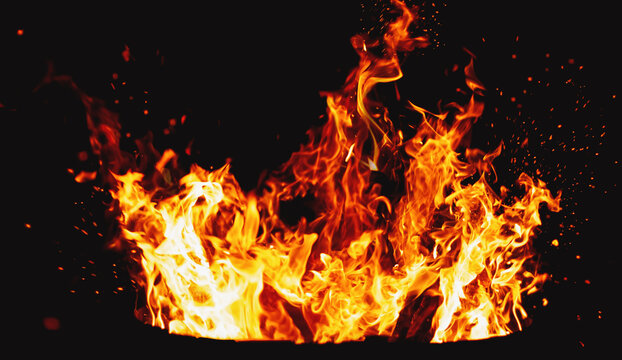
#> input picture test1.jpg, 622 x 360 px
$ python run.py
#> lines starting #> are read from the running program, lines starting #| are printed output that depends on the picture; after the words box and inside, x2 and y2 are one past the last pixel; in counts of white or black regions, pixels touching at a corner belong together
import cv2
import numpy as np
import playsound
import smtplib

def playaudio():
    playsound.playsound("alarm-sound.mp3", True)

def send_email_function():
    recepientemail = "Fire engine email address"
    recepientemail = recepientemail.lower()
    try:
        server = smtplib.SMTP('.com', 587)
        server.ehlo()
        server.starttls()
        server.login('username, password')
        server.sendmail('system_email', recepientemail, "Warning!!! A fire accident has been reported")
        print("sent to {}".format(recepientemail))
        server.close()
    except Exception as e:
        print(e)

Fire_Reported = 0
Alarm_Status = False
Email_status = False

# Read the image
image = cv2.imread('test1.jpg')
#> image is the input picture: shape (360, 622, 3); mean B, G, R 24.1, 48.3, 83.8

# Resize the image
image = cv2.resize(image, (1000, 1000))
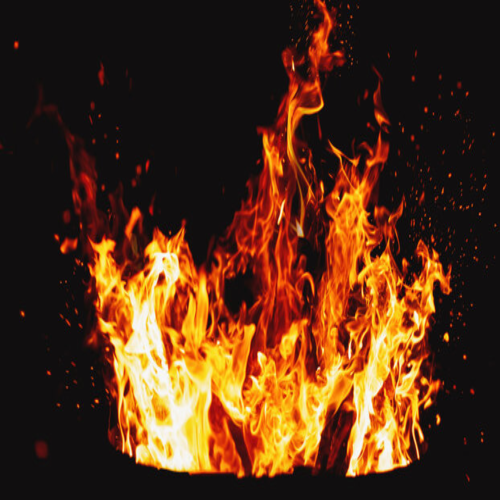
#> image: shape (1000, 1000, 3) (shown at 1/2 size); mean B, G, R 24, 48.3, 83.7

# Applying blur to the image
blur = cv2.GaussianBlur(image, (15, 15), 0)
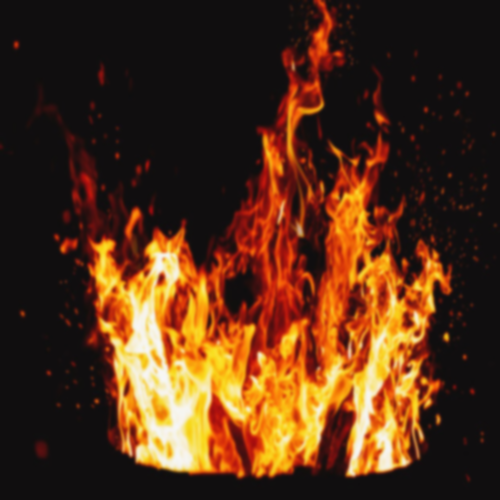
#> blur: shape (1000, 1000, 3) (shown at 1/2 size); mean B, G, R 24, 48.3, 83.7

# Convert to HSV
hsv = cv2.cvtColor(blur, cv2.COLOR_BGR2HSV)
#> hsv: shape (1000, 1000, 3); mean H, S, V 87.8, 108.3, 83.7

# Pattern representing the color of the fire
lower = [18, 50, 50]
upper = [35, 255, 255]

lower = np.array(lower, dtype='uint8')
upper = np.array(upper, dtype='uint8')

# Creating the mask
mask = cv2.inRange(hsv, lower, upper)
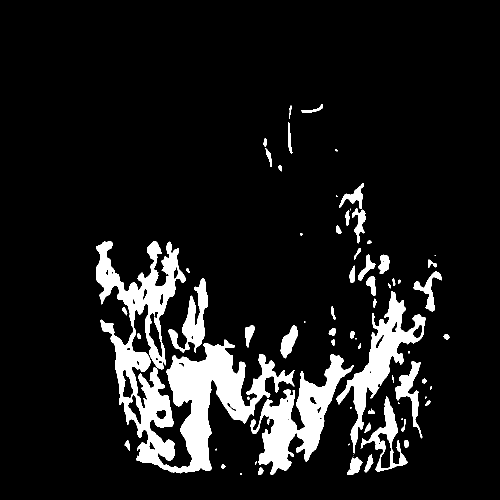
#> mask: shape (1000, 1000) (shown at 1/2 size); 10.2% white; 72 white regions (18 under 20 px), largest, box (x1, y1, x2, y2) and area: (192, 482, 590, 947) 51700, (501, 708, 707, 950) 16532, (673, 582, 851, 907) 12402

output = cv2.bitwise_and(image, hsv, mask=mask)
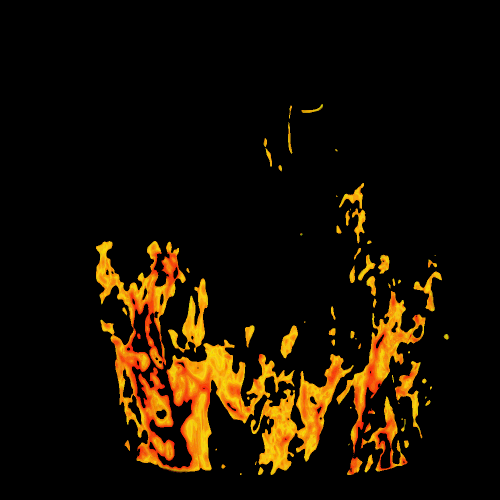
#> output: shape (1000, 1000, 3) (shown at 1/2 size); mean B, G, R 1.2, 14.9, 24.7

number_of_total = cv2.countNonZero(mask)
#> number_of_total = 101571
# Measuring the size of the fire
if int(number_of_total) > 15000:
    # print("Fire detected")
    Fire_Reported = Fire_Reported + 1

    if Fire_Reported >= 1:
        if Alarm_Status == False:
            playaudio()
            Alarm_Status = True

        # for email
        if Email_status == False:
            send_email_function()
            Email_status = True

# Display the output
cv2.imshow("Output: ", output)
cv2.waitKey(0)
cv2.destroyAllWindows()
